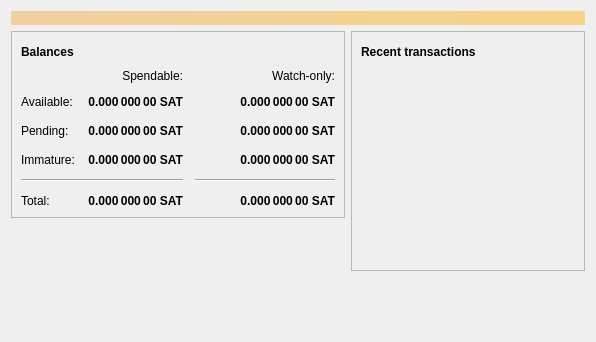
<?xml version="1.0" encoding="UTF-8"?>
<ui version="4.0">
 <class>OverviewPage</class>
 <widget class="QWidget" name="OverviewPage">
  <property name="geometry">
   <rect>
    <x>0</x>
    <y>0</y>
    <width>596</width>
    <height>342</height>
   </rect>
  </property>
  <property name="windowTitle">
   <string>Form</string>
  </property>
  <layout class="QVBoxLayout" name="topLayout">
   <item>
    <widget class="QLabel" name="labelAlerts">
     <property name="visible">
      <bool>false</bool>
     </property>
     <property name="styleSheet">
      <string notr="true">QLabel { background-color: qlineargradient(x1: 0, y1: 0, x2: 1, y2: 0, stop:0 #F0D0A0, stop:1 #F8D488); color:#000000; }</string>
     </property>
     <property name="wordWrap">
      <bool>true</bool>
     </property>
     <property name="margin">
      <number>3</number>
     </property>
     <property name="textInteractionFlags">
      <set>Qt::TextSelectableByMouse</set>
     </property>
    </widget>
   </item>
   <item>
    <layout class="QHBoxLayout" name="horizontalLayout" stretch="1,1">
     <item>
      <layout class="QVBoxLayout" name="verticalLayout_2">
       <item>
        <widget class="QFrame" name="frame">
         <property name="frameShape">
          <enum>QFrame::StyledPanel</enum>
         </property>
         <property name="frameShadow">
          <enum>QFrame::Raised</enum>
         </property>
         <layout class="QVBoxLayout" name="verticalLayout_4">
          <item>
           <layout class="QHBoxLayout" name="horizontalLayout_4">
            <item>
             <widget class="QLabel" name="label_5">
              <property name="font">
               <font>
                <weight>75</weight>
                <bold>true</bold>
               </font>
              </property>
              <property name="text">
               <string>Balances</string>
              </property>
             </widget>
            </item>
            <item>
             <widget class="QPushButton" name="labelWalletStatus">
              <property name="enabled">
               <bool>true</bool>
              </property>
              <property name="maximumSize">
               <size>
                <width>30</width>
                <height>16777215</height>
               </size>
              </property>
              <property name="toolTip">
               <string>The displayed information may be out of date. Your wallet automatically synchronizes with the satcoin network after a connection is established, but this process has not completed yet.</string>
              </property>
              <property name="text">
               <string/>
              </property>
              <property name="icon">
               <iconset resource="../bitcoin.qrc">
                <normaloff>:/icons/warning</normaloff>
                <disabledoff>:/icons/warning</disabledoff>:/icons/warning</iconset>
              </property>
              <property name="iconSize">
               <size>
                <width>24</width>
                <height>24</height>
               </size>
              </property>
              <property name="flat">
               <bool>true</bool>
              </property>
             </widget>
            </item>
            <item>
             <spacer name="horizontalSpacer_3">
              <property name="orientation">
               <enum>Qt::Horizontal</enum>
              </property>
              <property name="sizeHint" stdset="0">
               <size>
                <width>40</width>
                <height>20</height>
               </size>
              </property>
             </spacer>
            </item>
           </layout>
          </item>
          <item>
           <layout class="QGridLayout" name="gridLayout">
            <property name="spacing">
             <number>12</number>
            </property>
            <item row="2" column="2">
             <widget class="QLabel" name="labelWatchPending">
              <property name="font">
               <font>
                <weight>75</weight>
                <bold>true</bold>
               </font>
              </property>
              <property name="cursor">
               <cursorShape>IBeamCursor</cursorShape>
              </property>
              <property name="toolTip">
               <string>Unconfirmed transactions to watch-only addresses</string>
              </property>
              <property name="text">
               <string notr="true">0.000 000 00 SAT</string>
              </property>
              <property name="alignment">
               <set>Qt::AlignRight|Qt::AlignTrailing|Qt::AlignVCenter</set>
              </property>
              <property name="textInteractionFlags">
               <set>Qt::LinksAccessibleByMouse|Qt::TextSelectableByKeyboard|Qt::TextSelectableByMouse</set>
              </property>
             </widget>
            </item>
            <item row="2" column="1">
             <widget class="QLabel" name="labelUnconfirmed">
              <property name="font">
               <font>
                <weight>75</weight>
                <bold>true</bold>
               </font>
              </property>
              <property name="cursor">
               <cursorShape>IBeamCursor</cursorShape>
              </property>
              <property name="toolTip">
               <string>Total of transactions that have yet to be confirmed, and do not yet count toward the spendable balance</string>
              </property>
              <property name="text">
               <string notr="true">0.000 000 00 SAT</string>
              </property>
              <property name="alignment">
               <set>Qt::AlignRight|Qt::AlignTrailing|Qt::AlignVCenter</set>
              </property>
              <property name="textInteractionFlags">
               <set>Qt::LinksAccessibleByMouse|Qt::TextSelectableByKeyboard|Qt::TextSelectableByMouse</set>
              </property>
             </widget>
            </item>
            <item row="3" column="2">
             <widget class="QLabel" name="labelWatchImmature">
              <property name="font">
               <font>
                <weight>75</weight>
                <bold>true</bold>
               </font>
              </property>
              <property name="cursor">
               <cursorShape>IBeamCursor</cursorShape>
              </property>
              <property name="toolTip">
               <string>Mined balance in watch-only addresses that has not yet matured</string>
              </property>
              <property name="text">
               <string notr="true">0.000 000 00 SAT</string>
              </property>
              <property name="alignment">
               <set>Qt::AlignRight|Qt::AlignTrailing|Qt::AlignVCenter</set>
              </property>
              <property name="textInteractionFlags">
               <set>Qt::LinksAccessibleByMouse|Qt::TextSelectableByKeyboard|Qt::TextSelectableByMouse</set>
              </property>
             </widget>
            </item>
            <item row="4" column="0" colspan="2">
             <widget class="Line" name="line">
              <property name="orientation">
               <enum>Qt::Horizontal</enum>
              </property>
             </widget>
            </item>
            <item row="4" column="2">
             <widget class="Line" name="lineWatchBalance">
              <property name="sizePolicy">
               <sizepolicy hsizetype="Preferred" vsizetype="Fixed">
                <horstretch>0</horstretch>
                <verstretch>0</verstretch>
               </sizepolicy>
              </property>
              <property name="minimumSize">
               <size>
                <width>140</width>
                <height>0</height>
               </size>
              </property>
              <property name="orientation">
               <enum>Qt::Horizontal</enum>
              </property>
             </widget>
            </item>
            <item row="5" column="0">
             <widget class="QLabel" name="labelTotalText">
              <property name="text">
               <string>Total:</string>
              </property>
             </widget>
            </item>
            <item row="3" column="1">
             <widget class="QLabel" name="labelImmature">
              <property name="font">
               <font>
                <weight>75</weight>
                <bold>true</bold>
               </font>
              </property>
              <property name="cursor">
               <cursorShape>IBeamCursor</cursorShape>
              </property>
              <property name="toolTip">
               <string>Mined balance that has not yet matured</string>
              </property>
              <property name="text">
               <string notr="true">0.000 000 00 SAT</string>
              </property>
              <property name="alignment">
               <set>Qt::AlignRight|Qt::AlignTrailing|Qt::AlignVCenter</set>
              </property>
              <property name="textInteractionFlags">
               <set>Qt::LinksAccessibleByMouse|Qt::TextSelectableByKeyboard|Qt::TextSelectableByMouse</set>
              </property>
             </widget>
            </item>
            <item row="2" column="3">
             <spacer name="horizontalSpacer_2">
              <property name="orientation">
               <enum>Qt::Horizontal</enum>
              </property>
              <property name="sizeHint" stdset="0">
               <size>
                <width>40</width>
                <height>20</height>
               </size>
              </property>
             </spacer>
            </item>
            <item row="3" column="0">
             <widget class="QLabel" name="labelImmatureText">
              <property name="text">
               <string>Immature:</string>
              </property>
             </widget>
            </item>
            <item row="5" column="1">
             <widget class="QLabel" name="labelTotal">
              <property name="font">
               <font>
                <weight>75</weight>
                <bold>true</bold>
               </font>
              </property>
              <property name="cursor">
               <cursorShape>IBeamCursor</cursorShape>
              </property>
              <property name="toolTip">
               <string>Your current total balance</string>
              </property>
              <property name="text">
               <string notr="true">0.000 000 00 SAT</string>
              </property>
              <property name="alignment">
               <set>Qt::AlignRight|Qt::AlignTrailing|Qt::AlignVCenter</set>
              </property>
              <property name="textInteractionFlags">
               <set>Qt::LinksAccessibleByMouse|Qt::TextSelectableByKeyboard|Qt::TextSelectableByMouse</set>
              </property>
             </widget>
            </item>
            <item row="5" column="2">
             <widget class="QLabel" name="labelWatchTotal">
              <property name="font">
               <font>
                <weight>75</weight>
                <bold>true</bold>
               </font>
              </property>
              <property name="cursor">
               <cursorShape>IBeamCursor</cursorShape>
              </property>
              <property name="toolTip">
               <string>Current total balance in watch-only addresses</string>
              </property>
              <property name="text">
               <string notr="true">0.000 000 00 SAT</string>
              </property>
              <property name="alignment">
               <set>Qt::AlignRight|Qt::AlignTrailing|Qt::AlignVCenter</set>
              </property>
              <property name="textInteractionFlags">
               <set>Qt::LinksAccessibleByMouse|Qt::TextSelectableByKeyboard|Qt::TextSelectableByMouse</set>
              </property>
             </widget>
            </item>
            <item row="0" column="2">
             <widget class="QLabel" name="labelWatchonly">
              <property name="text">
               <string>Watch-only:</string>
              </property>
              <property name="alignment">
               <set>Qt::AlignRight|Qt::AlignTrailing|Qt::AlignVCenter</set>
              </property>
             </widget>
            </item>
            <item row="1" column="0">
             <widget class="QLabel" name="labelBalanceText">
              <property name="text">
               <string>Available:</string>
              </property>
             </widget>
            </item>
            <item row="1" column="1">
             <widget class="QLabel" name="labelBalance">
              <property name="font">
               <font>
                <weight>75</weight>
                <bold>true</bold>
               </font>
              </property>
              <property name="cursor">
               <cursorShape>IBeamCursor</cursorShape>
              </property>
              <property name="toolTip">
               <string>Your current spendable balance</string>
              </property>
              <property name="text">
               <string notr="true">0.000 000 00 SAT</string>
              </property>
              <property name="alignment">
               <set>Qt::AlignRight|Qt::AlignTrailing|Qt::AlignVCenter</set>
              </property>
              <property name="textInteractionFlags">
               <set>Qt::LinksAccessibleByMouse|Qt::TextSelectableByKeyboard|Qt::TextSelectableByMouse</set>
              </property>
             </widget>
            </item>
            <item row="1" column="2">
             <widget class="QLabel" name="labelWatchAvailable">
              <property name="font">
               <font>
                <weight>75</weight>
                <bold>true</bold>
               </font>
              </property>
              <property name="cursor">
               <cursorShape>IBeamCursor</cursorShape>
              </property>
              <property name="toolTip">
               <string>Your current balance in watch-only addresses</string>
              </property>
              <property name="text">
               <string notr="true">0.000 000 00 SAT</string>
              </property>
              <property name="alignment">
               <set>Qt::AlignRight|Qt::AlignTrailing|Qt::AlignVCenter</set>
              </property>
              <property name="textInteractionFlags">
               <set>Qt::LinksAccessibleByMouse|Qt::TextSelectableByKeyboard|Qt::TextSelectableByMouse</set>
              </property>
             </widget>
            </item>
            <item row="2" column="0">
             <widget class="QLabel" name="labelPendingText">
              <property name="text">
               <string>Pending:</string>
              </property>
             </widget>
            </item>
            <item row="0" column="1">
             <widget class="QLabel" name="labelSpendable">
              <property name="text">
               <string>Spendable:</string>
              </property>
              <property name="alignment">
               <set>Qt::AlignRight|Qt::AlignTrailing|Qt::AlignVCenter</set>
              </property>
             </widget>
            </item>
           </layout>
          </item>
         </layout>
        </widget>
       </item>
       <item>
        <spacer name="verticalSpacer">
         <property name="orientation">
          <enum>Qt::Vertical</enum>
         </property>
         <property name="sizeHint" stdset="0">
          <size>
           <width>20</width>
           <height>40</height>
          </size>
         </property>
        </spacer>
       </item>
      </layout>
     </item>
     <item>
      <layout class="QVBoxLayout" name="verticalLayout_3">
       <item>
        <widget class="QFrame" name="frame_2">
         <property name="frameShape">
          <enum>QFrame::StyledPanel</enum>
         </property>
         <property name="frameShadow">
          <enum>QFrame::Raised</enum>
         </property>
         <layout class="QVBoxLayout" name="verticalLayout">
          <item>
           <layout class="QHBoxLayout" name="horizontalLayout_2">
            <item>
             <widget class="QLabel" name="label_4">
              <property name="font">
               <font>
                <weight>75</weight>
                <bold>true</bold>
               </font>
              </property>
              <property name="text">
               <string>Recent transactions</string>
              </property>
             </widget>
            </item>
            <item>
             <widget class="QPushButton" name="labelTransactionsStatus">
              <property name="enabled">
               <bool>true</bool>
              </property>
              <property name="maximumSize">
               <size>
                <width>30</width>
                <height>16777215</height>
               </size>
              </property>
              <property name="toolTip">
               <string>The displayed information may be out of date. Your wallet automatically synchronizes with the satcoin network after a connection is established, but this process has not completed yet.</string>
              </property>
              <property name="text">
               <string/>
              </property>
              <property name="icon">
               <iconset resource="../bitcoin.qrc">
                <normaloff>:/icons/warning</normaloff>
                <disabledoff>:/icons/warning</disabledoff>:/icons/warning</iconset>
              </property>
              <property name="iconSize">
               <size>
                <width>24</width>
                <height>24</height>
               </size>
              </property>
              <property name="flat">
               <bool>true</bool>
              </property>
             </widget>
            </item>
            <item>
             <spacer name="horizontalSpacer">
              <property name="orientation">
               <enum>Qt::Horizontal</enum>
              </property>
              <property name="sizeHint" stdset="0">
               <size>
                <width>40</width>
                <height>20</height>
               </size>
              </property>
             </spacer>
            </item>
           </layout>
          </item>
          <item>
           <widget class="QListView" name="listTransactions">
            <property name="styleSheet">
             <string notr="true">QListView { background: transparent; }</string>
            </property>
            <property name="frameShape">
             <enum>QFrame::NoFrame</enum>
            </property>
            <property name="verticalScrollBarPolicy">
             <enum>Qt::ScrollBarAlwaysOff</enum>
            </property>
            <property name="horizontalScrollBarPolicy">
             <enum>Qt::ScrollBarAlwaysOff</enum>
            </property>
            <property name="selectionMode">
             <enum>QAbstractItemView::NoSelection</enum>
            </property>
           </widget>
          </item>
         </layout>
        </widget>
       </item>
       <item>
        <spacer name="verticalSpacer_2">
         <property name="orientation">
          <enum>Qt::Vertical</enum>
         </property>
         <property name="sizeHint" stdset="0">
          <size>
           <width>20</width>
           <height>40</height>
          </size>
         </property>
        </spacer>
       </item>
      </layout>
     </item>
    </layout>
   </item>
  </layout>
 </widget>
 <resources/>
 <connections/>
</ui>
